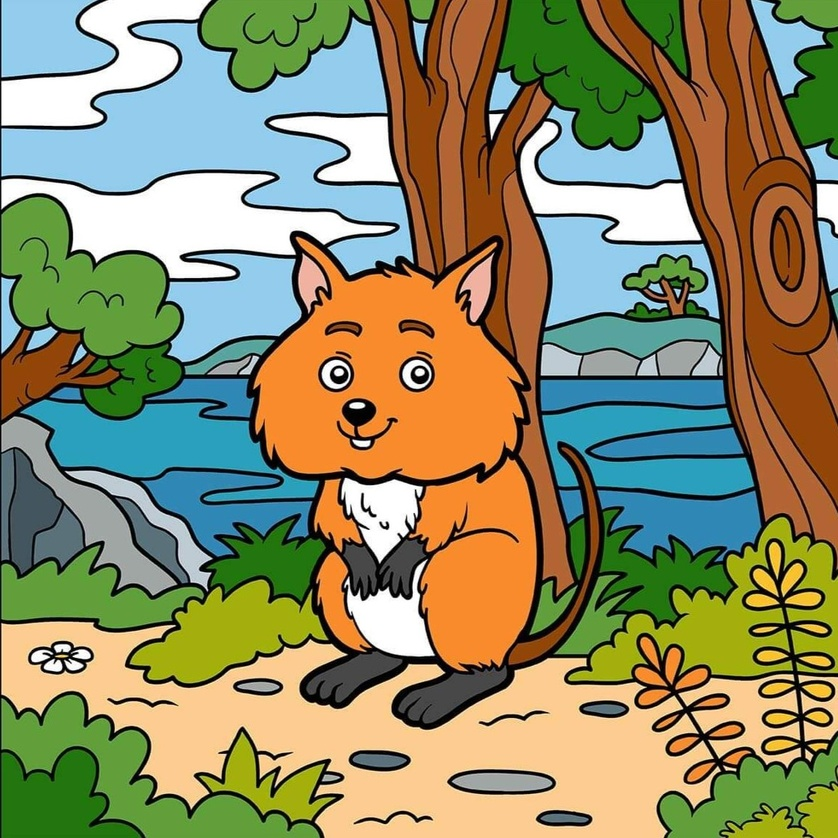
#> input picture Tugas 3/F55121045_PutriInnayah/imgd1.jpg, 838 x 838 px, shrunk from 1145 x 1145 before the run
$ python imagedifference.py
#> lines starting #> are read from the running program, lines starting #| are printed output that depends on the picture
# import module
from PIL import Image, ImageChops

#Membaca gambar yang akan di proses
img1 = Image.open("imgd1.jpg")
#> img1 is the input picture: PIL image 838x838 RGB; mean R, G, B 139.8, 138.6, 101.5
img2 = Image.open("imgd2.jpg")
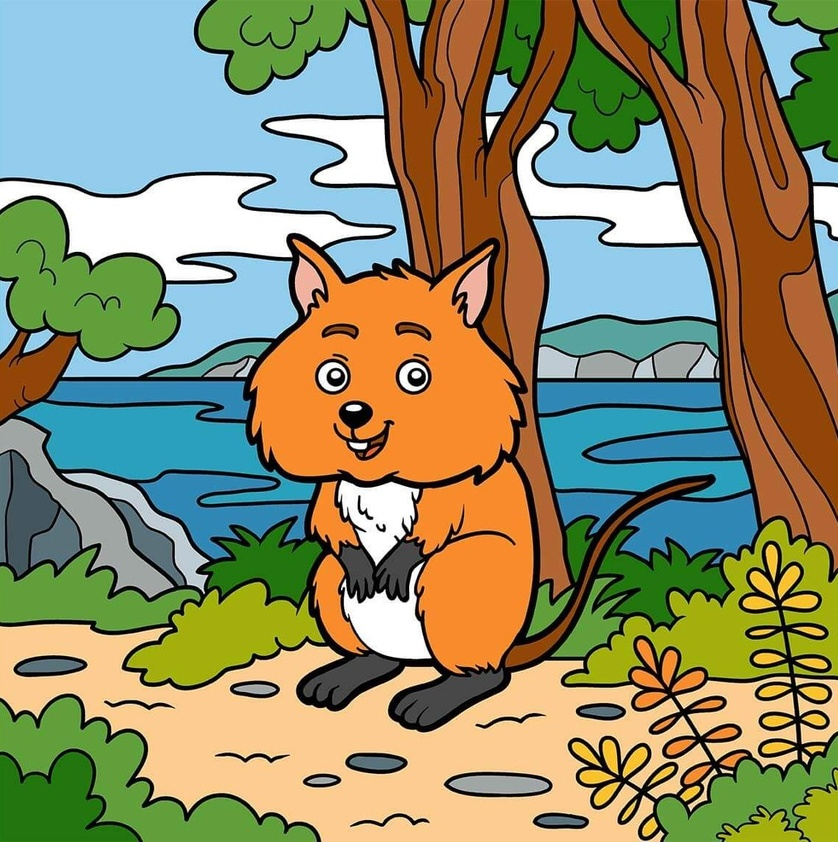
#> input picture Tugas 3/F55121045_PutriInnayah/imgd2.jpg, 838 x 842 px, shrunk from 1145 x 1150 before the run
#> img2 is the input picture: PIL image 838x842 RGB; mean R, G, B 139.9, 139.1, 104.2

#Mencari perbedaan
diff = ImageChops.difference(img1, img2)
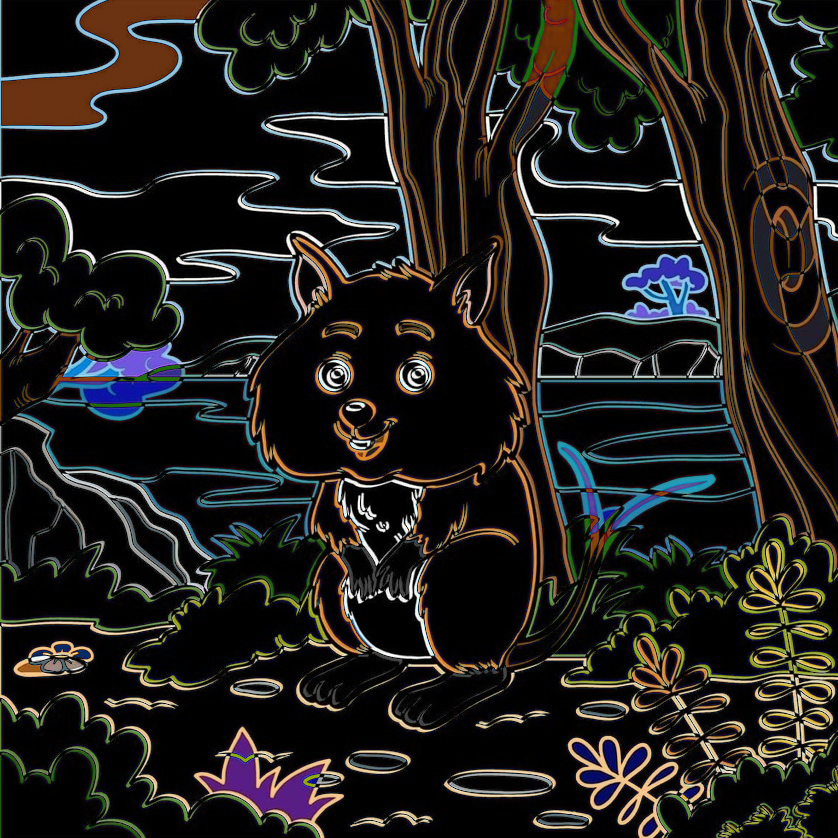
#> diff: PIL image 838x838 RGB; mean R, G, B 33, 31, 28.6

#Menampilkan perbedaan
diff.show()
